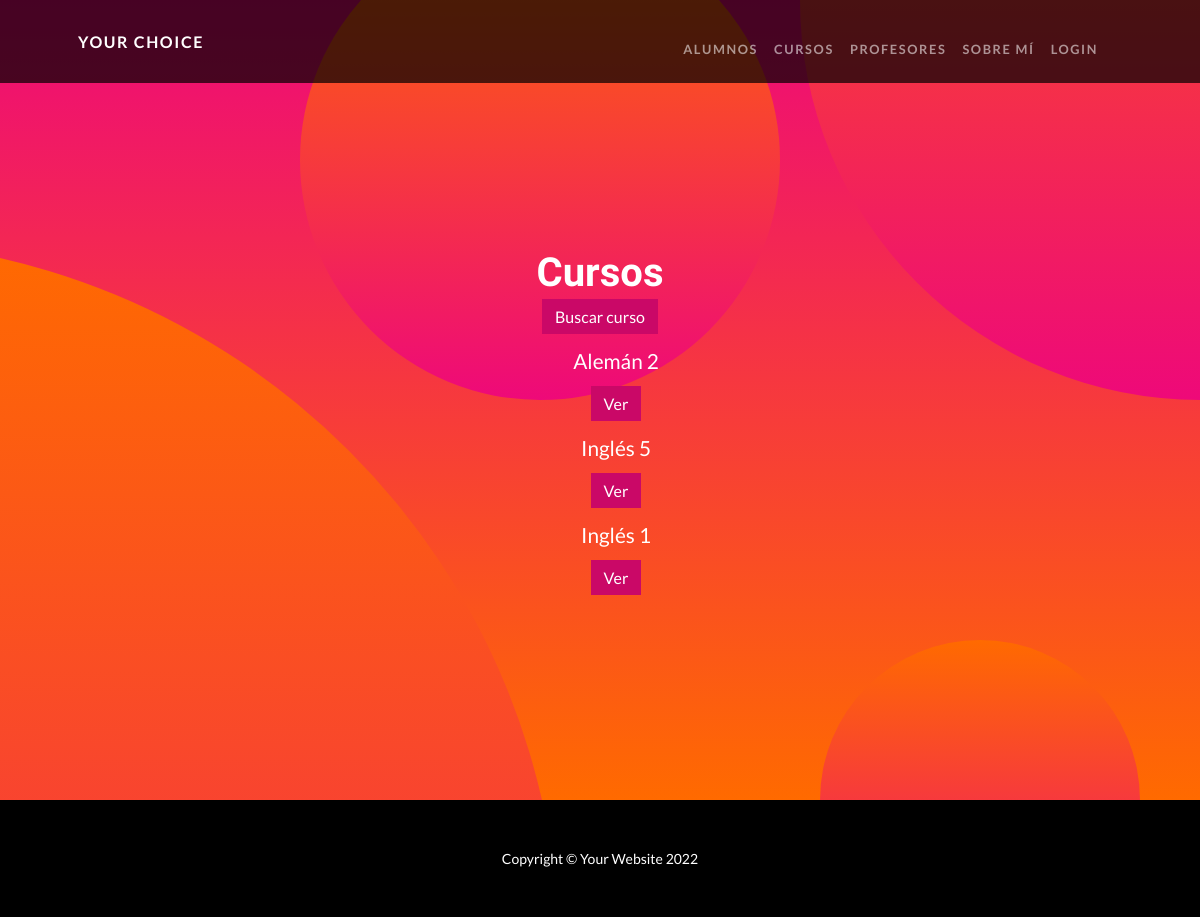
Before: /app_coder/curso/list with the older database file.
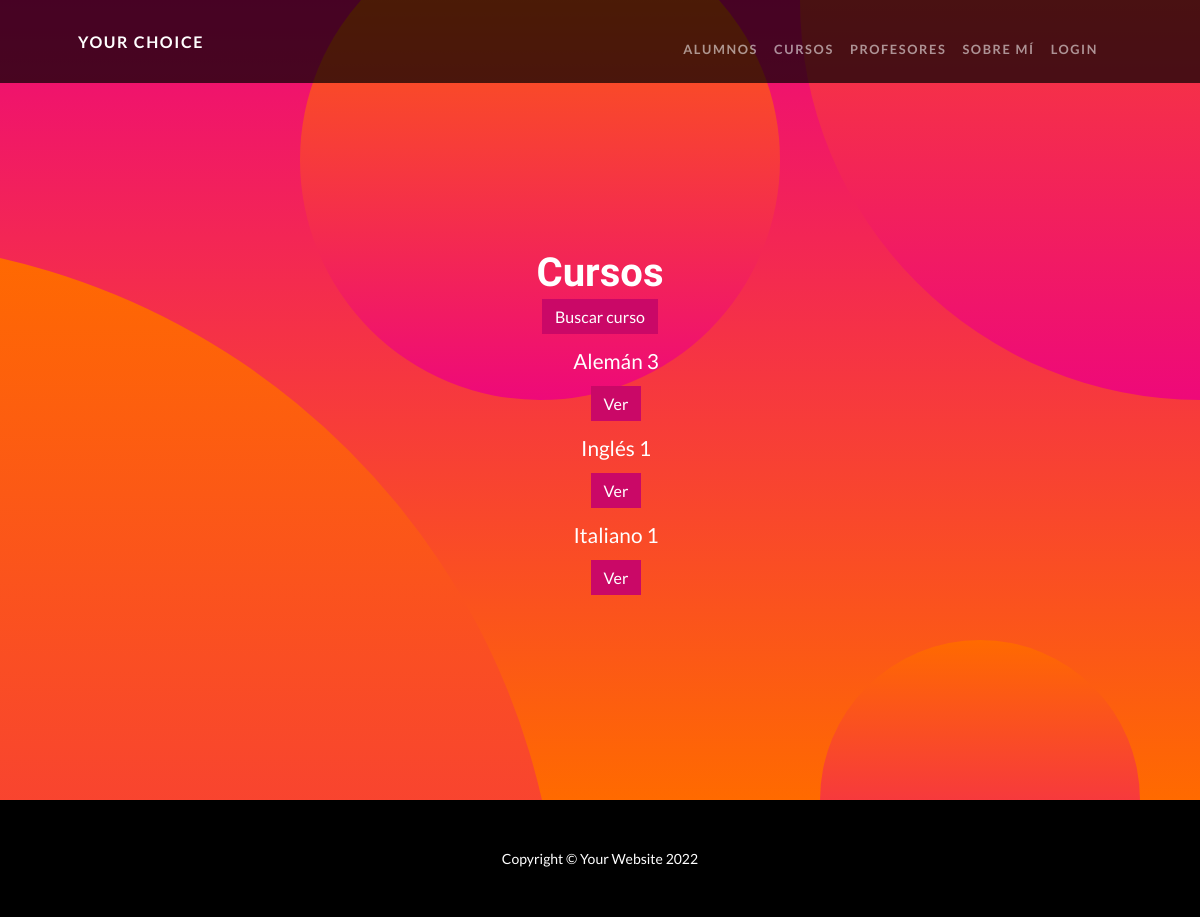
After: the same page with the newer database file.
### app_coder/models.py (models this page shows, shortened)
class Curso(models.Model):
    nombre = models.CharField(max_length=40)
    camada = models.IntegerField(default=0)

### app_coder/views.py (the view)
# urls.py: path('curso/list', views.CursoList.as_view(), name='List'),
class CursoList(ListView):
    model = Curso
    template_name = "app_coder/cursos_list.html"

### app_coder/templates/app_coder/cursos_list.html (shortened to what this page needs)
{% extends "app_coder/padre.html" %}
{% load static %}
{% block contenidoQueCambia %}
<h1>Cursos</h1>
<p>
    <a class="busqueda__button button" href="{% url 'BusquedaCurso' %}">Buscar curso</a>
</p>
<ul>
    {% for curso in object_list %}
    <li>
        <p class="curso__nombre">{{curso.nombre}} {{curso.camada}} </p>
        <p>
            <a class="busqueda__button button" href="{% url 'Detail' curso.id %}">Ver</a>
        </p>
    </li>
    {% endfor %}
</ul>
{% endblock %}

Changed rows visible on the page:
removed Curso: nombre "Inglés", camada "5"
changed Curso "Alemán": camada "2" → "3"
added Curso: nombre "Italiano", camada "1"
